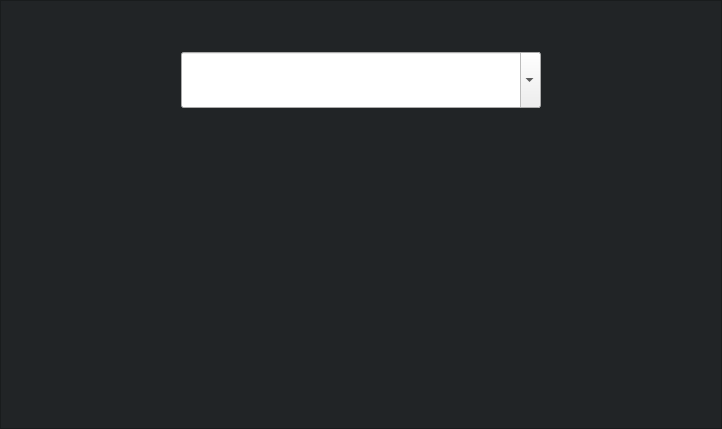
<?xml version="1.0" encoding="UTF-8"?>
<ui version="4.0">
 <class>ComboBoxTestClass</class>
 <widget class="QWidget" name="ComboBoxTestClass">
  <property name="geometry">
   <rect>
    <x>0</x>
    <y>0</y>
    <width>722</width>
    <height>429</height>
   </rect>
  </property>
  <property name="windowTitle">
   <string>ComboBoxTest</string>
  </property>
  <property name="styleSheet">
   <string notr="true">#frame
{
	background: #212426;
}</string>
  </property>
  <layout class="QGridLayout" name="gridLayout">
   <property name="leftMargin">
    <number>0</number>
   </property>
   <property name="topMargin">
    <number>0</number>
   </property>
   <property name="rightMargin">
    <number>0</number>
   </property>
   <property name="bottomMargin">
    <number>0</number>
   </property>
   <property name="spacing">
    <number>0</number>
   </property>
   <item row="0" column="0">
    <widget class="QFrame" name="frame">
     <property name="styleSheet">
      <string notr="true">QLabel
{
	font-family: 微软雅黑;
	font-size: 14px;
	color: #FFFFFF;
}</string>
     </property>
     <property name="frameShape">
      <enum>QFrame::StyledPanel</enum>
     </property>
     <property name="frameShadow">
      <enum>QFrame::Raised</enum>
     </property>
     <layout class="QGridLayout" name="gridLayout_2">
      <item row="2" column="0">
       <spacer name="verticalSpacer">
        <property name="orientation">
         <enum>Qt::Vertical</enum>
        </property>
        <property name="sizeHint" stdset="0">
         <size>
          <width>20</width>
          <height>40</height>
         </size>
        </property>
       </spacer>
      </item>
      <item row="1" column="0">
       <widget class="vComboBox" name="comboBox_userName">
        <property name="minimumSize">
         <size>
          <width>360</width>
          <height>56</height>
         </size>
        </property>
        <property name="maximumSize">
         <size>
          <width>360</width>
          <height>56</height>
         </size>
        </property>
        <property name="cursor">
         <cursorShape>PointingHandCursor</cursorShape>
        </property>
        <property name="styleSheet">
         <string notr="true">#comboBox_userName
{
	font-family: 微软雅黑;
	font-size: 14px;
	color: #FFFFFF;
	border-radius:28px;
	background: #32343A;
	padding-left:24px;
	padding-right:24px;
}

#comboBox_userName QAbstractItemView
{
	border:none;
}

#comboBox_userName::drop-down
{
    right: 24px;
	border: none;
}

#comboBox_userName::down-arrow:on
{
	width:12px;
	height:12px;
	border-image: url(:/ComboBoxTest/qrc/ico_sl.png);
}

#comboBox_userName::down-arrow
{
	width:12px;
	height:12px;
	border-image: url(:/ComboBoxTest/qrc/ico_xia.png);
}</string>
        </property>
        <property name="editable">
         <bool>true</bool>
        </property>
       </widget>
      </item>
      <item row="0" column="0">
       <spacer name="verticalSpacer_2">
        <property name="orientation">
         <enum>Qt::Vertical</enum>
        </property>
        <property name="sizeType">
         <enum>QSizePolicy::Fixed</enum>
        </property>
        <property name="sizeHint" stdset="0">
         <size>
          <width>20</width>
          <height>40</height>
         </size>
        </property>
       </spacer>
      </item>
     </layout>
    </widget>
   </item>
  </layout>
 </widget>
 <layoutdefault spacing="6" margin="11"/>
 <customwidgets>
  <customwidget>
   <class>vComboBox</class>
   <extends>QComboBox</extends>
   <header location="global">vComboBox.h</header>
  </customwidget>
 </customwidgets>
 <resources>
  <include location="ComboBoxTest.qrc"/>
 </resources>
 <connections/>
</ui>
